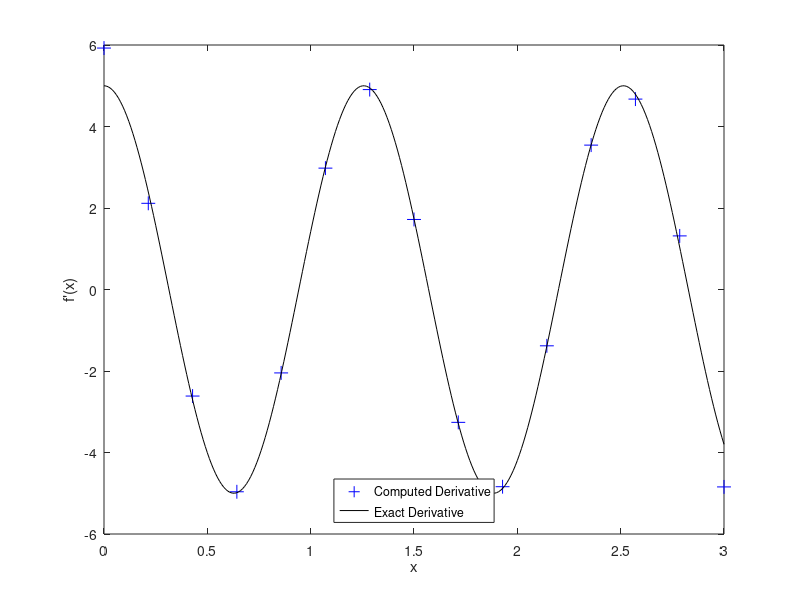

Write MATLAB code to recreate this figure.
clear all
clc

function value=f(x)
  value=sin(5*x);
endfunction

function value=df(x)
  value=5*cos(5*x);
endfunction

N=14;
L=3;
h=L/N;
x=[0:h:3];
A=zeros(15,15);
R=zeros(15,1);
A(1,1)=1;
A(1,2)=2;
A(15,14)=2;
A(15,15)=1;
R(1)=-5/2*f(x(1))+2*f(x(2))+1/2*f(x(3));
R(15)=5/2*f(x(15))-2*f(x(14))-1/2*f(x(13));
for i=2:14
  A(i,i-1)=1;
  A(i,i)=4;
  A(i,i+1)=1;
  R(i)=3*(f(x(i+1))-f(x(i-1)));
endfor
R/=h;
fov=A\R; #first order value
dx=[0:0.01:3]
plot(x,fov,"b+","markersize",10,dx,df(dx),"k");
legend("Computed Derivative","Exact Derivative","location","south");
xlabel("x");
ylabel("f'(x)");
print("-djpg","C_2");